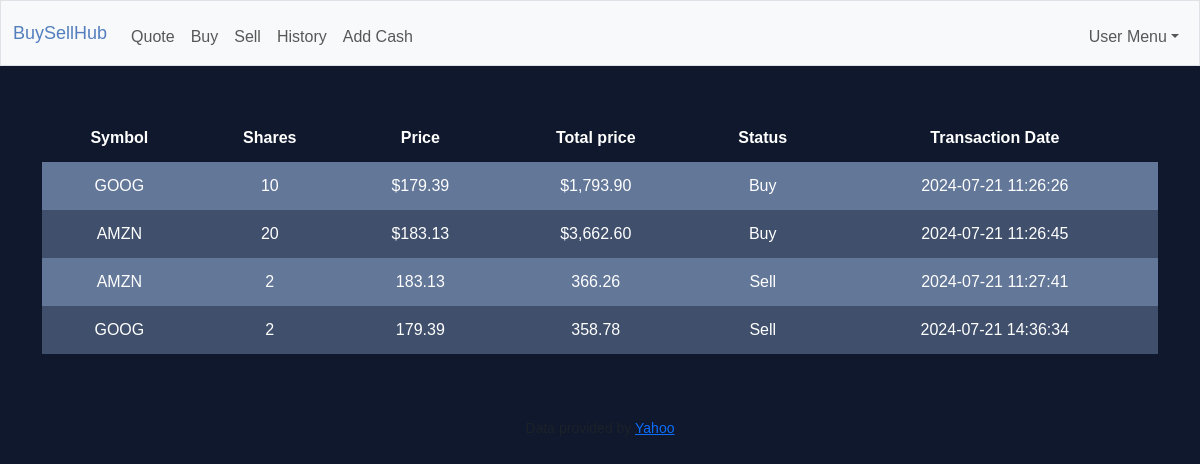
The app's page /history (signed in), older data.
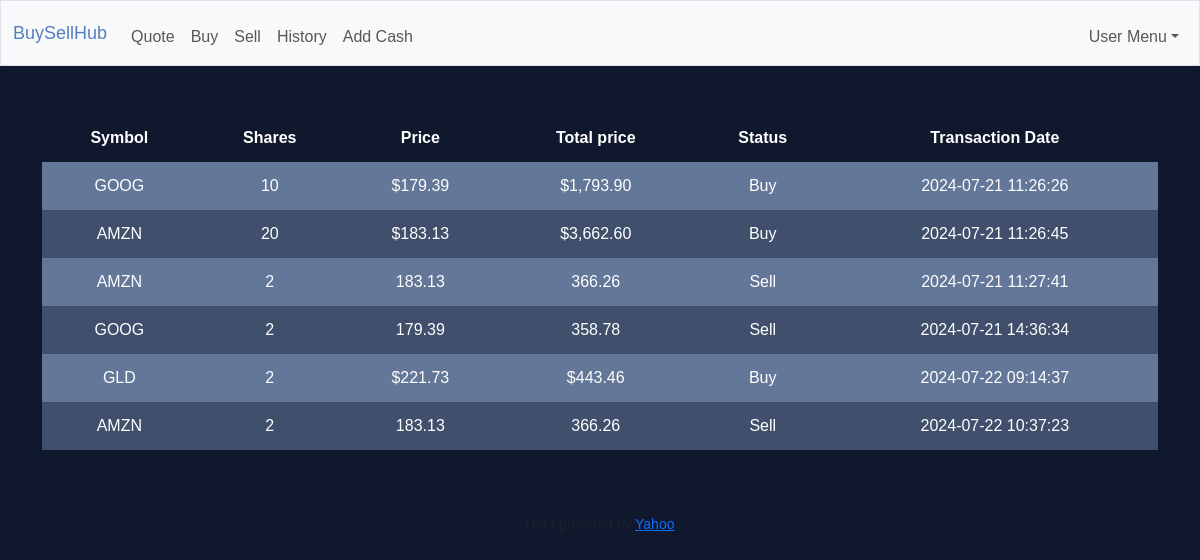
The same page, newer data.
### tables this page shows
CREATE TABLE history (transaction_id INTEGER PRIMARY KEY AUTOINCREMENT, symbol TEXT NOT NULL, shares NUMERIC NOT NULL, price TEXT NOT NULL, total_price TEXT NOT NULL, status TEXT NOT NULL, time TEXT NOT NULL, user_id INTEGER, FOREIGN KEY (user_id) REFERENCES users(id));

### routes.py (the view)
@login_required
def history():
    history_result = db.execute(
        "SELECT symbol, shares, price, total_price, status, time FROM history WHERE user_id=?", session["user_id"])
    if not history_result:
        return apology("There is no any transaction to display")
    return render_template("history.html", history_result=history_result)

### utility.py (called while the page is built)
def login_required(f):
    @wraps(f)
    def decorated_function(*args, **kwargs):
        if session.get("user_id") is None:
            return redirect("/login")
        return f(*args, **kwargs)
    return decorated_function

### templates/history.html (shortened to what this page needs)
{% extends "layout.html" %}
{% block main %}
    <table>
        <thead>
            <tr>
                <th>Symbol</th>
                <th>Shares</th>
                <th>Price</th>
                <th>Total price</th>
                <th>Status</th>
                <th>Transaction Date</th>
            </tr>
        </thead>
        <tbody>
            {% for result in history_result %}
            <tr>
                <td>{{result.symbol}}</td>
                <td>{{ result.shares }}</td>
                <td>{{ result.price }}</td>
                <td>{{ result.total_price }}</td>
                <td>{{ result.status }}</td>
                <td>{{ result.time }}</td>
            </tr>
            {% endfor %}
        </tbody>
    </table>
{% endblock %}

Row changes from the older to the newer data that the page shows:
added history: symbol "GLD", shares "2", price "$221.73", total_price "$443.46", status "Buy", time "2024-07-22 09:14:37"
added history: symbol "AMZN", shares "2", price "183.13", total_price "366.26", status "Sell", time "2024-07-22 10:37:23"
